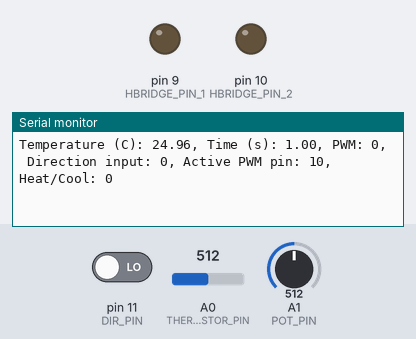
A sketch run on a simulated Arduino Uno, built with avr-gcc and run on an emulated ATmega328P. On the bench: output pins drawn as LEDs (lit = HIGH), the last lines printed to the serial monitor. Inputs (shaded band) come from the test bench; at power-on: A0 (THERMISTOR_PIN) = 512, pin 11 (DIR_PIN) LOW, A1 (POT_PIN) = 512.

Above: at 1.2 s.
1.3 s: A0 (THERMISTOR_PIN) set to 0
At 1.62 s:
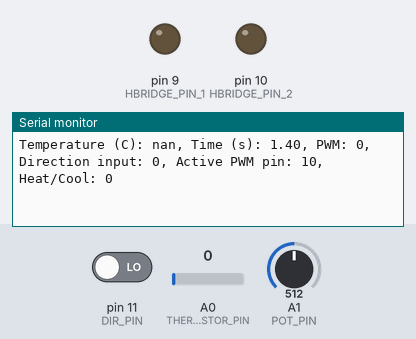
3.1 s: A0 (THERMISTOR_PIN) set to 35
At 3.22 s:
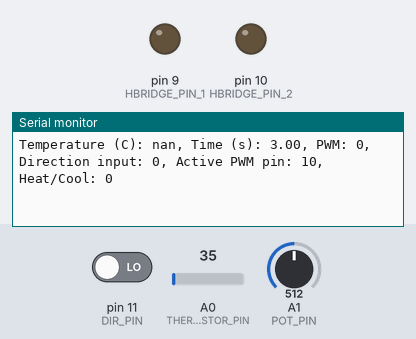

Measured:
- after the input at 1.3 s, the serial monitor: prints a new line after 0.16 s (image 1)

The sketch:

tec_manual_hardware_direction.ino
```cpp
// Phys 39 Module 3 - Part 3
// Hardware-direction manual TEC control
// A0: thermistor
// A1: trim pot -> PWM command
// Pin 11: SPDT direction switch (common to pin 11, outer to 5V/GND)
// Pin 9 / Pin 10: H-bridge control signals
//
// Direction mapping:
//   Pin 11 HIGH -> pin 9 PWM, pin 10 LOW
//   Pin 11 LOW  -> pin 9 LOW, pin 10 PWM

const int THERMISTOR_PIN = A0;
const int POT_PIN = A1;
const int HBRIDGE_PIN_1 = 9;
const int HBRIDGE_PIN_2 = 10;
const int DIR_PIN = 11;

const int ADC_SAMPLES = 200;
const unsigned long PRINT_INTERVAL_MS = 200;

// Thermistor constants -- Module 2 values.
const float SERIES_RESISTOR = 100000.0;
const float NOMINAL_RESISTANCE = 100000.0;
const float NOMINAL_TEMPERATURE_C = 25.0;
const float BETA_COEFFICIENT = 4540.0;
const float ADC_MAX = 1023.0;

// After the Part 3 experiment, set this to the pin-11 state that HEATS.
// If pin 11 HIGH heats, keep HEAT_STATE = HIGH.
// If pin 11 LOW heats, change to HEAT_STATE = LOW.
const int HEAT_STATE = HIGH;

unsigned long startTime;
unsigned long lastPrint = 0;
bool armed = false;

float readTemperatureC() {
  long sum = 0;

  for (int i = 0; i < ADC_SAMPLES; i++) {
    sum += analogRead(THERMISTOR_PIN);
    delayMicroseconds(200);
  }

  float adc = sum / (float)ADC_SAMPLES;

  if (adc <= 0 || adc >= ADC_MAX) {
    return NAN;
  }

  // Divider assumption:
  // 5V -> series resistor -> A0 -> thermistor -> GND
  float resistance = SERIES_RESISTOR * adc / (ADC_MAX - adc);

  // Beta equation
  float steinhart = resistance / NOMINAL_RESISTANCE;
  steinhart = log(steinhart);
  steinhart /= BETA_COEFFICIENT;
  steinhart += 1.0 / (NOMINAL_TEMPERATURE_C + 273.15);
  steinhart = 1.0 / steinhart;
  steinhart -= 273.15;

  return steinhart;
}

void setup() {
  pinMode(HBRIDGE_PIN_1, OUTPUT);
  pinMode(HBRIDGE_PIN_2, OUTPUT);
  pinMode(DIR_PIN, INPUT);

  // Safety: PWM starts at zero.
  digitalWrite(HBRIDGE_PIN_1, LOW);
  digitalWrite(HBRIDGE_PIN_2, LOW);
  analogWrite(HBRIDGE_PIN_1, 0);
  analogWrite(HBRIDGE_PIN_2, 0);

  Serial.begin(9600);

  startTime = millis();
  lastPrint = 0;

  Serial.println("Part 3 hardware-direction manual TEC control");
  Serial.println("Turn trim pot to zero before applying TEC power.");
  Serial.print("HEAT_STATE is set to: ");
  Serial.println(HEAT_STATE == HIGH ? "HIGH" : "LOW");
}

void loop() {
  int potValue = analogRead(POT_PIN);
  int pwm = map(potValue, 0, 1023, 0, 255);
  pwm = constrain(pwm, 0, 255);

  // Startup safety latch:
  // PWM must be zero once after reset before any nonzero PWM is allowed.
  if (!armed) {
    if (pwm <= 0) {
      armed = true;
    } else {
      pwm = 0;
    }
  }

  int dirState = digitalRead(DIR_PIN);

  // Direction mapping from the assignment table:
  // Pin 11 HIGH -> pin 9 PWM, pin 10 LOW
  // Pin 11 LOW  -> pin 9 LOW, pin 10 PWM
  int activePin;

  if (dirState == HIGH) {
    analogWrite(HBRIDGE_PIN_1, pwm);
    digitalWrite(HBRIDGE_PIN_2, LOW);
    activePin = HBRIDGE_PIN_1;
  } else {
    digitalWrite(HBRIDGE_PIN_1, LOW);
    analogWrite(HBRIDGE_PIN_2, pwm);
    activePin = HBRIDGE_PIN_2;
  }

  int heatCool = (dirState == HEAT_STATE) ? 1 : 0;

  unsigned long now = millis();

  if (now - lastPrint >= PRINT_INTERVAL_MS) {
    lastPrint = now;

    float tempC = readTemperatureC();
    float elapsed = (now - startTime) / 1000.0;

    Serial.print("Temperature (C): ");
    if (isnan(tempC)) {
      Serial.print("nan");
    } else {
      Serial.print(tempC, 2);
    }

    Serial.print(", Time (s): ");
    Serial.print(elapsed, 2);

    Serial.print(", PWM: ");
    Serial.print(pwm);

    Serial.print(", Direction input: ");
    Serial.print(dirState);

    Serial.print(", Active PWM pin: ");
    Serial.print(activePin);

    Serial.print(", Heat/Cool: ");
    Serial.println(heatCool);
  }
}
```
